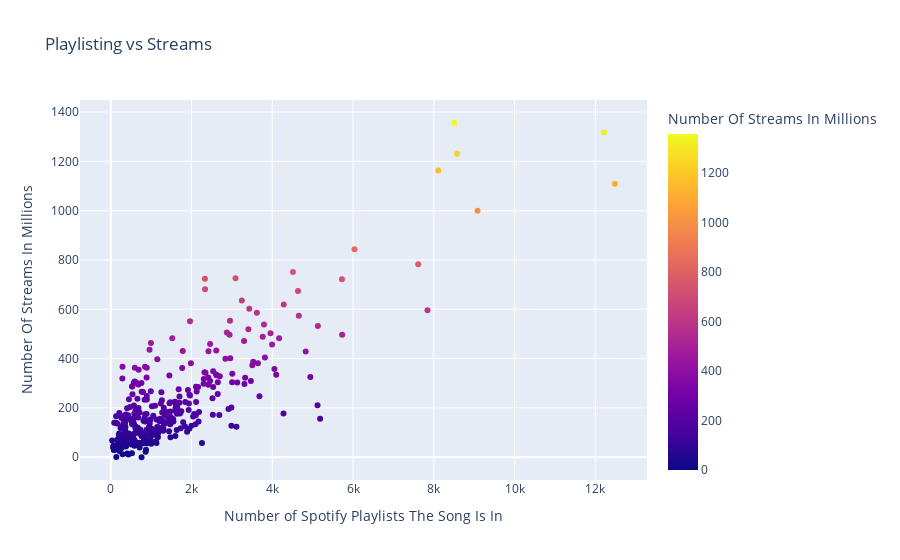

Notebook code for this chart:
### Code cell
playlist = px.scatter(recent, x = 'in_spotify_playlists', y= 'streams_in_millions', 
                      color = 'streams_in_millions',title = 'Playlisting vs Streams ',
                      labels = {'in_spotify_playlists': 'Number of Spotify Playlists The Song Is In', 'streams_in_millions': 'Number Of Streams In Millions'})
playlist

### Figure 1 — Plotly figure (JSON) as saved in the notebook; plotly's stock layout.template omitted (floating-point values rounded to 4 significant figures; data arrays with more than 128 entries replaced by an {"elided": "..."} marker saying what was removed)
{"data": [{"hovertemplate": "Number of Spotify Playlists The Song Is In=%{x}<br>Number Of Streams In Millions=%{marker.color}<extra></extra>", "legendgroup": "", "marker": {"color": {"elided": "351 float values"}, "coloraxis": "coloraxis", "symbol": "circle"}, "mode": "markers", "name": "", "orientation": "v", "showlegend": false, "type": "scatter", "x": {"elided": "351 int values"}, "xaxis": "x", "y": {"elided": "351 float values"}, "yaxis": "y"}], "layout": {"coloraxis": {"colorbar": {"title": {"text": "Number Of Streams In Millions"}}, "colorscale": [[0, "#0d0887"], [0.1111, "#46039f"], [0.2222, "#7201a8"], [0.3333, "#9c179e"], [0.4444, "#bd3786"], [0.5556, "#d8576b"], [0.6667, "#ed7953"], [0.7778, "#fb9f3a"], [0.8889, "#fdca26"], [1, "#f0f921"]]}, "legend": {"tracegroupgap": 0}, "title": {"text": "Playlisting vs Streams "}, "xaxis": {"anchor": "y", "domain": [0, 1], "title": {"text": "Number of Spotify Playlists The Song Is In"}}, "yaxis": {"anchor": "x", "domain": [0, 1], "title": {"text": "Number Of Streams In Millions"}}}}
